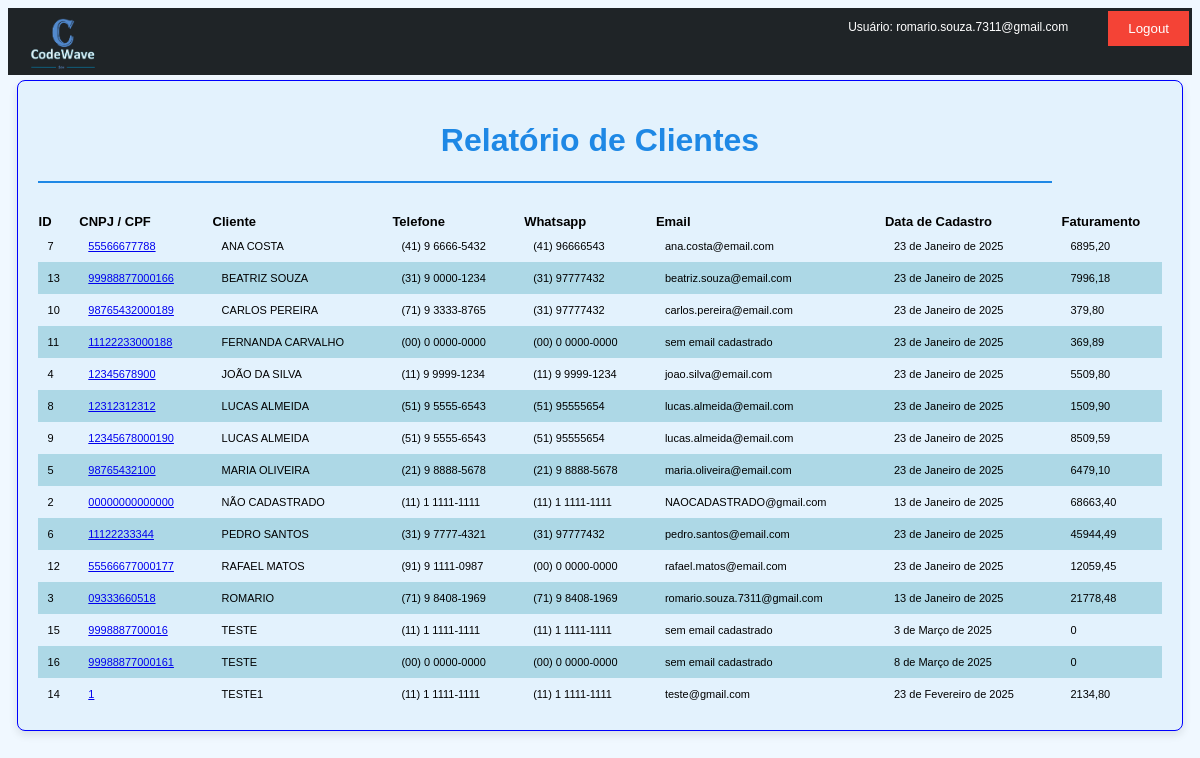
Screenshot of /rel_cliente (signed in) with the database file from the repository.
### loja/models.py (models this page shows, shortened)
class Cliente(models.Model):
    nome = models.CharField(max_length=30)
    cpf_cnpj = models.CharField(max_length=14, unique=True)
    endereco = models.CharField(max_length=100,null=True, blank=True)
    telefone = models.CharField(max_length=16)
    whatsapp = models.CharField(max_length=16)
    email = models.EmailField()
    obs = models.CharField(max_length=300, null=True, blank=True)
    data_cadastro = models.DateField(default=date.today)

### loja/views.py (the view)
# urls.py: path('rel_cliente', rel_cliente, name='rel_cliente'),
@login_required(login_url='/')
def rel_cliente(request):
    nome_usuario = request.user.username
    clientes = Cliente.objects.order_by('nome')
    faturamento = 0
    clientes_info = []
    for cliente in clientes:
        contas = Contas_receber.objects.filter(pagador=cliente)
        faturamento = sum(conta.valor for conta in contas)
        clientes_info.append({
            'cliente': cliente,
            'faturamento':faturamento,
        })
    context = {'clientes_info':clientes_info,
                'nome_usuario': nome_usuario, }
    return render(request, 'rel_cliente.html', context)

### loja/templates/rel_cliente.html
{% extends 'base.html' %} {% load static %} {% block body %}
<div class="form_fornecedor form_fornecedor_relatorio">
    <h1>Relatório de Clientes</h1>
    <hr style="width: 90%; background-color: black; margin: 0 0 30px 0;">
    <table>
        <thead>
          <tr>
            <th class="cabec_rel_prod">ID</th>
            <th class="cabec_rel_prod">CNPJ / CPF</th>
            <th class="cabec_rel_prod">Cliente</th>
            <th class="cabec_rel_prod">Telefone</th>
            <th class="cabec_rel_prod">Whatsapp</th>
            <th class="cabec_rel_prod">Email</th>
            <th class="cabec_rel_prod">Data de Cadastro</th>
            <th class="cabec_rel_prod">Faturamento</th>
          </tr>
        </thead>
        <tbody>
          {% for item in clientes_info %}
          <tr>
            <td class="font_rel_est">{{ item.cliente.id }}</td>
            <td class="font_rel_est">
              <a href="{% url 'os_por_cliente' item.cliente.cpf_cnpj %}">{{ item.cliente.cpf_cnpj }}</a>
            </td>
            <td class="font_rel_est">{{ item.cliente.nome }}</td>
            <td class="font_rel_est">{{ item.cliente.telefone }}</td>
            <td class="font_rel_est">{{ item.cliente.whatsapp }}</td>
            <td class="font_rel_est">{{ item.cliente.email }}</td>
            <td class="font_rel_est">{{ item.cliente.data_cadastro }}</td>
            <td class="font_rel_est">{{ item.faturamento }}</td>
          </tr>
          {% endfor %}
        </tbody>
      </table>
</div>
{% endblock %}

### loja/templates/base.html (shortened to what this page needs)
{% load static %}
<!DOCTYPE html>
<html lang="pt-br">
  <head>
    <link rel="stylesheet" type="text/css" href="{% static 'css/main.css' %}" />
  </head>
  <body>
    <div class="espaco_logo">
      <a class="imagem_logo" href="{% url 'menu' %}">
        <img src="{% static 'imagens/logo.jpeg' %}" alt="Logo" width="70px" />
      </a>
      <p class="nome_do_usuario">Usuário: {{ nome_usuario }}</p>
      <form method="POST" action="{% url 'logout' %}">
        <button class="btn-logout" type="submit">Logout</button>
      </form>
    </div>
    {% block body %} {% endblock %}
  </body>
</html>

### static/css/main.css (style rules this page uses)
.cabec_rel_prod { font-family: Arial, sans-serif; font-size: 13px; }
.font_rel_est { font-weight: normal; font-family: Arial, sans-serif; font-size: 11px; }
tbody td { font-weight: normal; font-family: Arial, sans-serif; font-size: 14px; }
table { width: 100%; border-collapse: collapse; }
th, td { text-align: left; }
tr:nth-child(even) { background-color: #add8e6; }
body { font-family: Arial, sans-serif; background-color: #f0f8ff; }
.form_fornecedor { width: 50%; margin: auto; border: 1px solid blue; background-color: #e3f2fd; border-radius: 8px; padding: 20px; box-shadow: 0px 4px 8px rgba(0, 0, 0, 0.1); }
h1 { text-align: center; color: #1e88e5; }
hr { border: 1px solid #1e88e5; }
td { padding: 10px; }
.espaco_logo { display: flex; background-color: rgba(1, 5, 8, 0.871); width: 100%; margin: 0 0 5px 0; }
.imagem_logo { margin: 0 0 0 20px; }
.nome_do_usuario { color: #ffffff; margin-left: auto; padding: 0 40px 0 0; font-size: 12px; }
.btn-logout { background-color: #f44336; color: white; border: none; padding: 10px 20px; cursor: pointer; margin: 3px 3px 0 0; }
.form_fornecedor_relatorio { width: 95%; }

### rows the page displays
Cliente: cliente.id "7", cliente.cpf_cnpj "55566677788", cliente.nome "ANA COSTA", cliente.telefone "(41) 9 6666-5432", cliente.whatsapp "(41) 96666543", cliente.email "ana.costa@email.com", cliente.data_cadastro "23 de Janeiro de 2025", faturamento "6895,20"
Cliente: cliente.id "13", cliente.cpf_cnpj "99988877000166", cliente.nome "BEATRIZ SOUZA", cliente.telefone "(31) 9 0000-1234", cliente.whatsapp "(31) 97777432", cliente.email "beatriz.souza@email.com", cliente.data_cadastro "23 de Janeiro de 2025", faturamento "7996,18"
Cliente: cliente.id "10", cliente.cpf_cnpj "98765432000189", cliente.nome "CARLOS PEREIRA", cliente.telefone "(71) 9 3333-8765", cliente.whatsapp "(31) 97777432", cliente.email "carlos.pereira@email.com", cliente.data_cadastro "23 de Janeiro de 2025", faturamento "379,80"
Cliente: cliente.id "11", cliente.cpf_cnpj "11122233000188", cliente.nome "FERNANDA CARVALHO", cliente.telefone "(00) 0 0000-0000", cliente.whatsapp "(00) 0 0000-0000", cliente.email "sem email cadastrado", cliente.data_cadastro "23 de Janeiro de 2025", faturamento "369,89"
Cliente: cliente.id "4", cliente.cpf_cnpj "12345678900", cliente.nome "JOÃO DA SILVA", cliente.telefone "(11) 9 9999-1234", cliente.whatsapp "(11) 9 9999-1234", cliente.email "joao.silva@email.com", cliente.data_cadastro "23 de Janeiro de 2025", faturamento "5509,80"
Cliente: cliente.id "8", cliente.cpf_cnpj "12312312312", cliente.nome "LUCAS ALMEIDA", cliente.telefone "(51) 9 5555-6543", cliente.whatsapp "(51) 95555654", cliente.email "lucas.almeida@email.com", cliente.data_cadastro "23 de Janeiro de 2025", faturamento "1509,90"
Cliente: cliente.id "9", cliente.cpf_cnpj "12345678000190", cliente.nome "LUCAS ALMEIDA", cliente.telefone "(51) 9 5555-6543", cliente.whatsapp "(51) 95555654", cliente.email "lucas.almeida@email.com", cliente.data_cadastro "23 de Janeiro de 2025", faturamento "8509,59"
Cliente: cliente.id "5", cliente.cpf_cnpj "98765432100", cliente.nome "MARIA OLIVEIRA", cliente.telefone "(21) 9 8888-5678", cliente.whatsapp "(21) 9 8888-5678", cliente.email "maria.oliveira@email.com", cliente.data_cadastro "23 de Janeiro de 2025", faturamento "6479,10"
Cliente: cliente.id "2", cliente.cpf_cnpj "00000000000000", cliente.nome "NÃO CADASTRADO", cliente.telefone "(11) 1 1111-1111", cliente.whatsapp "(11) 1 1111-1111", cliente.email "NAOCADASTRADO@gmail.com", cliente.data_cadastro "13 de Janeiro de 2025", faturamento "68663,40"
Cliente: cliente.id "6", cliente.cpf_cnpj "11122233344", cliente.nome "PEDRO SANTOS", cliente.telefone "(31) 9 7777-4321", cliente.whatsapp "(31) 97777432", cliente.email "pedro.santos@email.com", cliente.data_cadastro "23 de Janeiro de 2025", faturamento "45944,49"
Cliente: cliente.id "12", cliente.cpf_cnpj "55566677000177", cliente.nome "RAFAEL MATOS", cliente.telefone "(91) 9 1111-0987", cliente.whatsapp "(00) 0 0000-0000", cliente.email "rafael.matos@email.com", cliente.data_cadastro "23 de Janeiro de 2025", faturamento "12059,45"
Cliente: cliente.id "3", cliente.cpf_cnpj "09333660518", cliente.nome "ROMARIO", cliente.telefone "(71) 9 8408-1969", cliente.whatsapp "(71) 9 8408-1969", cliente.email "romario.souza.7311@gmail.com", cliente.data_cadastro "13 de Janeiro de 2025", faturamento "21778,48"
Cliente: cliente.id "15", cliente.cpf_cnpj "9998887700016", cliente.nome "TESTE", cliente.telefone "(11) 1 1111-1111", cliente.whatsapp "(11) 1 1111-1111", cliente.email "sem email cadastrado", cliente.data_cadastro "3 de Março de 2025", faturamento "0"
Cliente: cliente.id "16", cliente.cpf_cnpj "99988877000161", cliente.nome "TESTE", cliente.telefone "(00) 0 0000-0000", cliente.whatsapp "(00) 0 0000-0000", cliente.email "sem email cadastrado", cliente.data_cadastro "8 de Março de 2025", faturamento "0"
Cliente: cliente.id "14", cliente.cpf_cnpj "1", cliente.nome "TESTE1", cliente.telefone "(11) 1 1111-1111", cliente.whatsapp "(11) 1 1111-1111", cliente.email "teste@gmail.com", cliente.data_cadastro "23 de Fevereiro de 2025", faturamento "2134,80"

### other values shown
{{ nome_usuario }} "romario.souza.7311@gmail.com"
